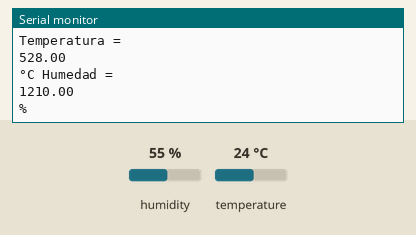
Simulated run of this sketch. Board: Arduino Uno, built with avr-gcc and run on an emulated ATmega328P. On the bench: the last lines printed to the serial monitor. The inputs (shaded band) are chosen by the test bench; at power-on: humidity 55 %, temperature 24 °C.

Above: at 1.2 s.
1.3 s: humidity set to 22 %
2.8 s: temperature set to 12 °C
At 4.2 s:
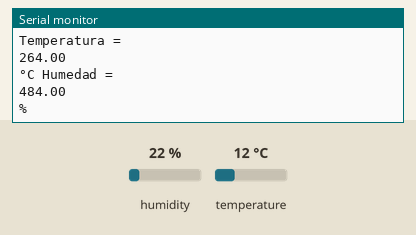
4.3 s: humidity set to 40 %
At 8.1 s:
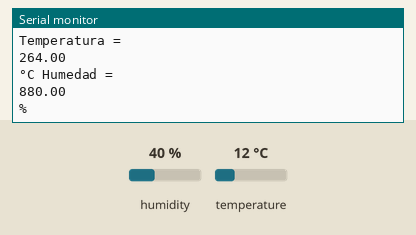
Timing chart, 0 to 9.6 s (numbered marks = the images above; inputs shaded):
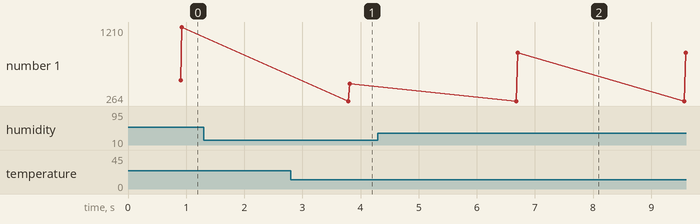

The sketch:

temperatura_y_humedad.ino
```cpp
#include <ClosedCube_HDC1080.h>
#include <Wire.h>

ClosedCube_HDC1080 sensor;

void setup(){
sensor.begin(0x40);
Serial.begin(9600);
}

void loop(){
  double temperature = sensor.readTemperature();
  double humedad = sensor.readHumidity();

  for(int i =0;i<=20;i++){
    temperature = temperature+ sensor.readTemperature();
    humedad=humedad+sensor.readHumidity();
  }

  Serial.println("Temperatura = ");
  Serial.println(temperature);
  Serial.println("°C Humedad = ");
  Serial.println(humedad);
  Serial.println("%");
  delay(2000);
}
```

Measured:
- after the input at 2.8 s, the serial monitor: prints a new line after 0.99 s (image 1)
- after the input at 4.3 s, the serial monitor: prints a new line after 2.4 s (image 2)
- plotted number 1: 484 → 880 after the input at 4.3 s
